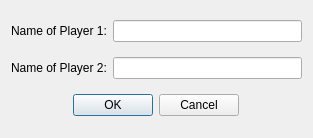
<?xml version="1.0" encoding="UTF-8"?>
<ui version="4.0">
 <class>NameDialog</class>
 <widget class="QDialog" name="NameDialog">
  <property name="geometry">
   <rect>
    <x>0</x>
    <y>0</y>
    <width>313</width>
    <height>138</height>
   </rect>
  </property>
  <property name="windowTitle">
   <string>Change Player Names</string>
  </property>
  <layout class="QVBoxLayout" name="verticalLayout">
   <item>
    <layout class="QHBoxLayout" name="horizontalLayout">
     <item>
      <widget class="QLabel" name="player1Label">
       <property name="text">
        <string>Name of Player 1:</string>
       </property>
      </widget>
     </item>
     <item>
      <widget class="QLineEdit" name="player1LineEdit"/>
     </item>
    </layout>
   </item>
   <item>
    <layout class="QHBoxLayout" name="horizontalLayout_2">
     <item>
      <widget class="QLabel" name="player2Label">
       <property name="text">
        <string>Name of Player 2:</string>
       </property>
      </widget>
     </item>
     <item>
      <widget class="QLineEdit" name="player2LineEdit"/>
     </item>
    </layout>
   </item>
   <item alignment="Qt::AlignHCenter">
    <widget class="QDialogButtonBox" name="buttonBox">
     <property name="orientation">
      <enum>Qt::Horizontal</enum>
     </property>
     <property name="standardButtons">
      <set>QDialogButtonBox::Cancel|QDialogButtonBox::Ok</set>
     </property>
    </widget>
   </item>
  </layout>
 </widget>
 <resources/>
 <connections>
  <connection>
   <sender>buttonBox</sender>
   <signal>accepted()</signal>
   <receiver>NameDialog</receiver>
   <slot>accept()</slot>
   <hints>
    <hint type="sourcelabel">
     <x>248</x>
     <y>254</y>
    </hint>
    <hint type="destinationlabel">
     <x>157</x>
     <y>274</y>
    </hint>
   </hints>
  </connection>
  <connection>
   <sender>buttonBox</sender>
   <signal>rejected()</signal>
   <receiver>NameDialog</receiver>
   <slot>reject()</slot>
   <hints>
    <hint type="sourcelabel">
     <x>316</x>
     <y>260</y>
    </hint>
    <hint type="destinationlabel">
     <x>286</x>
     <y>274</y>
    </hint>
   </hints>
  </connection>
 </connections>
</ui>
